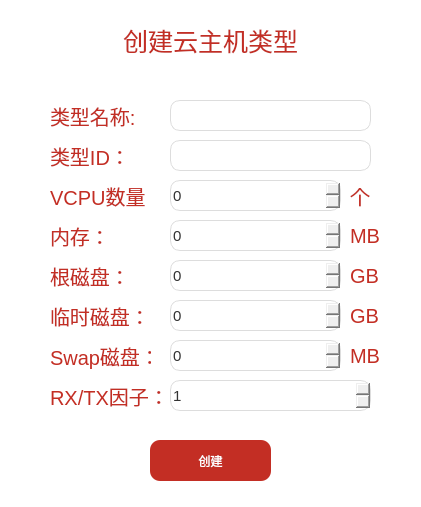
<?xml version="1.0" encoding="UTF-8"?>
<ui version="4.0">
 <class>AddFlavor</class>
 <widget class="QDialog" name="AddFlavor">
  <property name="geometry">
   <rect>
    <x>0</x>
    <y>0</y>
    <width>421</width>
    <height>507</height>
   </rect>
  </property>
  <property name="windowTitle">
   <string>Dialog</string>
  </property>
  <property name="styleSheet">
   <string notr="true">QDialog {background-color: white;}</string>
  </property>
  <widget class="QLabel" name="label_addimagetitle">
   <property name="geometry">
    <rect>
     <x>110</x>
     <y>20</y>
     <width>201</width>
     <height>41</height>
    </rect>
   </property>
   <property name="styleSheet">
    <string notr="true">QLabel {
	color: #C32E24;
	font: 57 9pt &quot;HarmonyOS Sans SC&quot;;
	font-size: 25px;
}</string>
   </property>
   <property name="text">
    <string>&lt;html&gt;&lt;head/&gt;&lt;body&gt;&lt;p align=&quot;center&quot;&gt;创建云主机类型&lt;/p&gt;&lt;/body&gt;&lt;/html&gt;</string>
   </property>
  </widget>
  <widget class="QLabel" name="label_add_flavorname">
   <property name="geometry">
    <rect>
     <x>50</x>
     <y>100</y>
     <width>101</width>
     <height>31</height>
    </rect>
   </property>
   <property name="styleSheet">
    <string notr="true">QLabel {
	color: #C32E24;
	font: 57 9pt &quot;HarmonyOS Sans SC&quot;;
	font-size: 20px;
}</string>
   </property>
   <property name="text">
    <string>类型名称:</string>
   </property>
  </widget>
  <widget class="QLineEdit" name="lineEdit_add_flavorname">
   <property name="geometry">
    <rect>
     <x>170</x>
     <y>100</y>
     <width>201</width>
     <height>31</height>
    </rect>
   </property>
   <property name="styleSheet">
    <string notr="true">QLineEdit {
	font: 57 9pt &quot;HarmonyOS Sans SC&quot;;
	border: 1px solid #ddd;
	box-shadow: none;
	color: #333;
	font-size: 15px;
	border-radius: 10px;
}
                        </string>
   </property>
   <property name="text">
    <string/>
   </property>
  </widget>
  <widget class="QLineEdit" name="lineEdit_add_flavorid">
   <property name="geometry">
    <rect>
     <x>170</x>
     <y>140</y>
     <width>201</width>
     <height>31</height>
    </rect>
   </property>
   <property name="styleSheet">
    <string notr="true">QLineEdit {
	font: 57 9pt &quot;HarmonyOS Sans SC&quot;;
	border: 1px solid #ddd;
	box-shadow: none;
	color: #333;
	font-size: 15px;
	border-radius: 10px;
}
                        </string>
   </property>
   <property name="text">
    <string/>
   </property>
  </widget>
  <widget class="QLabel" name="label_add_flavorid">
   <property name="geometry">
    <rect>
     <x>50</x>
     <y>140</y>
     <width>101</width>
     <height>31</height>
    </rect>
   </property>
   <property name="styleSheet">
    <string notr="true">QLabel {
	color: #C32E24;
	font: 57 9pt &quot;HarmonyOS Sans SC&quot;;
	font-size: 20px;
}</string>
   </property>
   <property name="text">
    <string>类型ID：</string>
   </property>
  </widget>
  <widget class="QLabel" name="label_add_flavorvcpu">
   <property name="geometry">
    <rect>
     <x>50</x>
     <y>180</y>
     <width>101</width>
     <height>31</height>
    </rect>
   </property>
   <property name="styleSheet">
    <string notr="true">QLabel {
	color: #C32E24;
	font: 57 9pt &quot;HarmonyOS Sans SC&quot;;
	font-size: 20px;
}</string>
   </property>
   <property name="text">
    <string>VCPU数量：</string>
   </property>
  </widget>
  <widget class="QSpinBox" name="spinBox_add_flavorvcpu">
   <property name="geometry">
    <rect>
     <x>170</x>
     <y>180</y>
     <width>171</width>
     <height>31</height>
    </rect>
   </property>
   <property name="styleSheet">
    <string notr="true">QSpinBox {font: 57 9pt &quot;HarmonyOS Sans SC&quot;;
	border: 1px solid #ddd;
	box-shadow: none;
	color: #333;
	font-size: 15px;
	border-radius: 10px;}
QSpinBox::up-button { subcontrol-origin: border; subcontrol-position: top right; width: 20px; height: 16px; image: url('resources/img/up-arrow.png');}
QSpinBox::down-button { subcontrol-origin: border; subcontrol-position: bottom right; width: 20px; height: 16px; image: url('resources/img/down-arrow.png');}</string>
   </property>
   <property name="maximum">
    <number>99999</number>
   </property>
  </widget>
  <widget class="QLabel" name="label_add_min_disk_dw">
   <property name="geometry">
    <rect>
     <x>350</x>
     <y>180</y>
     <width>31</width>
     <height>31</height>
    </rect>
   </property>
   <property name="styleSheet">
    <string notr="true">QLabel {
	color: #C32E24;
	font: 57 9pt &quot;HarmonyOS Sans SC&quot;;
	font-size: 20px;
}</string>
   </property>
   <property name="text">
    <string>个</string>
   </property>
  </widget>
  <widget class="QSpinBox" name="spinBox_add_flavorram">
   <property name="geometry">
    <rect>
     <x>170</x>
     <y>220</y>
     <width>171</width>
     <height>31</height>
    </rect>
   </property>
   <property name="styleSheet">
    <string notr="true">QSpinBox {font: 57 9pt &quot;HarmonyOS Sans SC&quot;;
	border: 1px solid #ddd;
	box-shadow: none;
	color: #333;
	font-size: 15px;
	border-radius: 10px;}
QSpinBox::up-button { subcontrol-origin: border; subcontrol-position: top right; width: 20px; height: 16px; image: url('resources/img/up-arrow.png');}
QSpinBox::down-button { subcontrol-origin: border; subcontrol-position: bottom right; width: 20px; height: 16px; image: url('resources/img/down-arrow.png');}</string>
   </property>
   <property name="maximum">
    <number>99999</number>
   </property>
  </widget>
  <widget class="QLabel" name="label_add_min_disk_dw_2">
   <property name="geometry">
    <rect>
     <x>350</x>
     <y>220</y>
     <width>31</width>
     <height>31</height>
    </rect>
   </property>
   <property name="styleSheet">
    <string notr="true">QLabel {
	color: #C32E24;
	font: 57 9pt &quot;HarmonyOS Sans SC&quot;;
	font-size: 20px;
}</string>
   </property>
   <property name="text">
    <string>MB</string>
   </property>
  </widget>
  <widget class="QLabel" name="label_add_flavorram">
   <property name="geometry">
    <rect>
     <x>50</x>
     <y>220</y>
     <width>101</width>
     <height>31</height>
    </rect>
   </property>
   <property name="styleSheet">
    <string notr="true">QLabel {
	color: #C32E24;
	font: 57 9pt &quot;HarmonyOS Sans SC&quot;;
	font-size: 20px;
}</string>
   </property>
   <property name="text">
    <string>内存：</string>
   </property>
  </widget>
  <widget class="QSpinBox" name="spinBox_add_flavordisk">
   <property name="geometry">
    <rect>
     <x>170</x>
     <y>260</y>
     <width>171</width>
     <height>31</height>
    </rect>
   </property>
   <property name="styleSheet">
    <string notr="true">QSpinBox {font: 57 9pt &quot;HarmonyOS Sans SC&quot;;
	border: 1px solid #ddd;
	box-shadow: none;
	color: #333;
	font-size: 15px;
	border-radius: 10px;}
QSpinBox::up-button { subcontrol-origin: border; subcontrol-position: top right; width: 20px; height: 16px; image: url('resources/img/up-arrow.png');}
QSpinBox::down-button { subcontrol-origin: border; subcontrol-position: bottom right; width: 20px; height: 16px; image: url('resources/img/down-arrow.png');}</string>
   </property>
   <property name="maximum">
    <number>99999</number>
   </property>
  </widget>
  <widget class="QLabel" name="label_add_min_disk_dw_3">
   <property name="geometry">
    <rect>
     <x>350</x>
     <y>260</y>
     <width>31</width>
     <height>31</height>
    </rect>
   </property>
   <property name="styleSheet">
    <string notr="true">QLabel {
	color: #C32E24;
	font: 57 9pt &quot;HarmonyOS Sans SC&quot;;
	font-size: 20px;
}</string>
   </property>
   <property name="text">
    <string>GB</string>
   </property>
  </widget>
  <widget class="QLabel" name="label_add_flavordisk">
   <property name="geometry">
    <rect>
     <x>50</x>
     <y>260</y>
     <width>101</width>
     <height>31</height>
    </rect>
   </property>
   <property name="styleSheet">
    <string notr="true">QLabel {
	color: #C32E24;
	font: 57 9pt &quot;HarmonyOS Sans SC&quot;;
	font-size: 20px;
}</string>
   </property>
   <property name="text">
    <string>根磁盘：</string>
   </property>
  </widget>
  <widget class="QSpinBox" name="spinBox_add_flavorephemeral">
   <property name="geometry">
    <rect>
     <x>170</x>
     <y>300</y>
     <width>171</width>
     <height>31</height>
    </rect>
   </property>
   <property name="styleSheet">
    <string notr="true">QSpinBox {font: 57 9pt &quot;HarmonyOS Sans SC&quot;;
	border: 1px solid #ddd;
	box-shadow: none;
	color: #333;
	font-size: 15px;
	border-radius: 10px;}
QSpinBox::up-button { subcontrol-origin: border; subcontrol-position: top right; width: 20px; height: 16px; image: url('resources/img/up-arrow.png');}
QSpinBox::down-button { subcontrol-origin: border; subcontrol-position: bottom right; width: 20px; height: 16px; image: url('resources/img/down-arrow.png');}</string>
   </property>
   <property name="maximum">
    <number>99999</number>
   </property>
  </widget>
  <widget class="QLabel" name="label_add_min_disk_dw_4">
   <property name="geometry">
    <rect>
     <x>350</x>
     <y>300</y>
     <width>31</width>
     <height>31</height>
    </rect>
   </property>
   <property name="styleSheet">
    <string notr="true">QLabel {
	color: #C32E24;
	font: 57 9pt &quot;HarmonyOS Sans SC&quot;;
	font-size: 20px;
}</string>
   </property>
   <property name="text">
    <string>GB</string>
   </property>
  </widget>
  <widget class="QLabel" name="label_add_flavorex">
   <property name="geometry">
    <rect>
     <x>50</x>
     <y>300</y>
     <width>101</width>
     <height>31</height>
    </rect>
   </property>
   <property name="styleSheet">
    <string notr="true">QLabel {
	color: #C32E24;
	font: 57 9pt &quot;HarmonyOS Sans SC&quot;;
	font-size: 20px;
}</string>
   </property>
   <property name="text">
    <string>临时磁盘：</string>
   </property>
  </widget>
  <widget class="QSpinBox" name="spinBox_add_flavorswap">
   <property name="geometry">
    <rect>
     <x>170</x>
     <y>340</y>
     <width>171</width>
     <height>31</height>
    </rect>
   </property>
   <property name="styleSheet">
    <string notr="true">QSpinBox {font: 57 9pt &quot;HarmonyOS Sans SC&quot;;
	border: 1px solid #ddd;
	box-shadow: none;
	color: #333;
	font-size: 15px;
	border-radius: 10px;}
QSpinBox::up-button { subcontrol-origin: border; subcontrol-position: top right; width: 20px; height: 16px; image: url('resources/img/up-arrow.png');}
QSpinBox::down-button { subcontrol-origin: border; subcontrol-position: bottom right; width: 20px; height: 16px; image: url('resources/img/down-arrow.png');}</string>
   </property>
   <property name="maximum">
    <number>99999</number>
   </property>
  </widget>
  <widget class="QLabel" name="label_add_min_disk_dw_5">
   <property name="geometry">
    <rect>
     <x>350</x>
     <y>340</y>
     <width>31</width>
     <height>31</height>
    </rect>
   </property>
   <property name="styleSheet">
    <string notr="true">QLabel {
	color: #C32E24;
	font: 57 9pt &quot;HarmonyOS Sans SC&quot;;
	font-size: 20px;
}</string>
   </property>
   <property name="text">
    <string>MB</string>
   </property>
  </widget>
  <widget class="QLabel" name="label_add_flavorswap">
   <property name="geometry">
    <rect>
     <x>50</x>
     <y>340</y>
     <width>101</width>
     <height>31</height>
    </rect>
   </property>
   <property name="styleSheet">
    <string notr="true">QLabel {
	color: #C32E24;
	font: 57 9pt &quot;HarmonyOS Sans SC&quot;;
	font-size: 20px;
}</string>
   </property>
   <property name="text">
    <string>Swap磁盘：</string>
   </property>
  </widget>
  <widget class="QSpinBox" name="spinBox_add_flavorrxtx">
   <property name="geometry">
    <rect>
     <x>170</x>
     <y>380</y>
     <width>201</width>
     <height>31</height>
    </rect>
   </property>
   <property name="styleSheet">
    <string notr="true">QSpinBox {font: 57 9pt &quot;HarmonyOS Sans SC&quot;;
	border: 1px solid #ddd;
	box-shadow: none;
	color: #333;
	font-size: 15px;
	border-radius: 10px;}
QSpinBox::up-button { subcontrol-origin: border; subcontrol-position: top right; width: 20px; height: 16px; image: url('resources/img/up-arrow.png');}
QSpinBox::down-button { subcontrol-origin: border; subcontrol-position: bottom right; width: 20px; height: 16px; image: url('resources/img/down-arrow.png');}</string>
   </property>
   <property name="maximum">
    <number>99999</number>
   </property>
   <property name="value">
    <number>1</number>
   </property>
  </widget>
  <widget class="QLabel" name="label_add_flavorrxtx">
   <property name="geometry">
    <rect>
     <x>50</x>
     <y>380</y>
     <width>111</width>
     <height>31</height>
    </rect>
   </property>
   <property name="styleSheet">
    <string notr="true">QLabel {
	color: #C32E24;
	font: 57 9pt &quot;HarmonyOS Sans SC&quot;;
	font-size: 20px;
}</string>
   </property>
   <property name="text">
    <string>RX/TX因子：</string>
   </property>
  </widget>
  <widget class="QPushButton" name="pushButton_add_addflavor">
   <property name="geometry">
    <rect>
     <x>150</x>
     <y>440</y>
     <width>121</width>
     <height>41</height>
    </rect>
   </property>
   <property name="styleSheet">
    <string notr="true">QPushButton{
	font: 57 9pt &quot;HarmonyOS Sans SC&quot;;
	background-color: #C32E24;
	color: white;
	border: none;
	border-radius: 10px;

}

QPushButton:hover {
	background-color: white;
	color: #C32E24;
}</string>
   </property>
   <property name="text">
    <string>创建</string>
   </property>
  </widget>
 </widget>
 <resources/>
 <connections/>
</ui>
